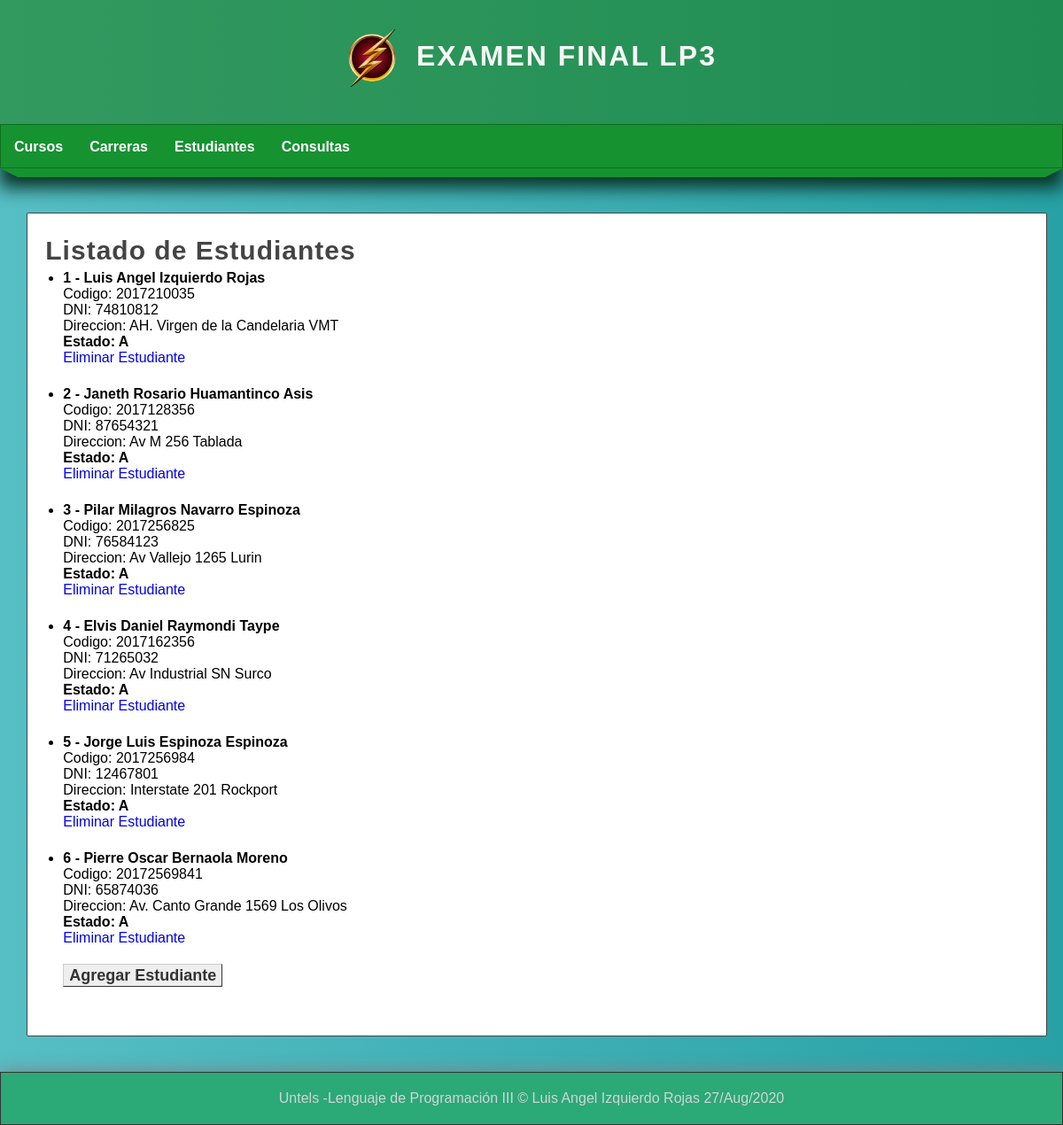
The page /estudiantes/ on the database its author committed.
### miapp/models.py (models this page shows)
class Estudiante(models.Model):
    idestudiante = models.IntegerField()
    codigo = models.IntegerField()
    nombre = models.CharField(max_length=20)
    apellidos = models.CharField(max_length=40)
    dni = models.CharField(max_length=8)
    direccion = models.CharField(max_length=80)
    fechanacimiento = models.DateField()
    estado = models.CharField(max_length=1)

### miapp/views.py (the view)
# urls.py: path('estudiantes/',views.estudiantes, name="estudiantes"),
def estudiantes(request):
    estudiantes = Estudiante.objects.all()
    return render(request, 'estudiantes.html', {
        'Titulo':'Estudiantes',
        'estudiantes':estudiantes,
    })

### miapp/templates/estudiantes.html (shortened to what this page needs)
{%extends 'layout.html'%}
{% block content %}
    <h1 class="title">Listado de Estudiantes</h1>
    <ul>
            {%for estudiante in estudiantes %}
                <li>
                    <h4>
                        {{estudiante.id}} - {{estudiante.nombre}} {{estudiante.apellidos}}
                    </h4>
                <span>Codigo: {{estudiante.codigo}}</span><br>
                <span>DNI: {{estudiante.dni}}</span><br>
                <span>Direccion: {{estudiante.direccion}}</span><br>
                <strong>Estado: {{estudiante.estado}}</strong><br>
                <a href="{% url 'eliminar_estudiantes' id=estudiante.idestudiante %}">Eliminar Estudiante</a>
                </li><br>
            {% endfor %}
            <a href="{% url 'agregar_estudiante'%}" class="btn btn-success">Agregar Estudiante</a>
    </ul>
{% endblock %}

### miapp/static/css/style.css (style rules this page uses)
* { margin: 0px; padding: 0px; box-sizing: border-box; font-family: Arial, Helvetica, sans-serif; text-decoration: none; }
body { background: linear-gradient(to right, #56bec5, #27a1a5); }
.box p, .box h2, .box h3, .box ul { margin-top:5px; margin-bottom:5px; }
.box ul, .box ol { margin-left:20px; margin-bottom:10px; }
.title { color:#444; letter-spacing: 1px; font-size: 30px; margin-bottom: 4px; margin-top: 5px; }
.btn { font: bold 18px sans-serif; text-decoration: none; background-color: #EEEEEE; color: #333333; padding: 2px 6px 2px 6px; border-top: 1px solid #CCCCCC; border-right: 1px solid #333333; border-bottom: 1px solid #333333; border-left: 1px solid #CCCCCC; }

### rows shown on the page
Estudiante: id "1", nombre "Luis Angel", apellidos "Izquierdo Rojas", codigo "2017210035", dni "74810812", direccion "AH. Virgen de la Candelaria VMT", estado "A"
Estudiante: id "2", nombre "Janeth Rosario", apellidos "Huamantinco Asis", codigo "2017128356", dni "87654321", direccion "Av M 256 Tablada", estado "A"
Estudiante: id "3", nombre "Pilar Milagros", apellidos "Navarro Espinoza", codigo "2017256825", dni "76584123", direccion "Av Vallejo 1265 Lurin", estado "A"
Estudiante: id "4", nombre "Elvis Daniel", apellidos "Raymondi Taype", codigo "2017162356", dni "71265032", direccion "Av Industrial SN Surco", estado "A"
Estudiante: id "5", nombre "Jorge Luis", apellidos "Espinoza Espinoza", codigo "2017256984", dni "12467801", direccion "Interstate 201 Rockport", estado "A"
Estudiante: id "6", nombre "Pierre Oscar", apellidos "Bernaola Moreno", codigo "20172569841", dni "65874036", direccion "Av. Canto Grande 1569 Los Olivos", estado "A"
